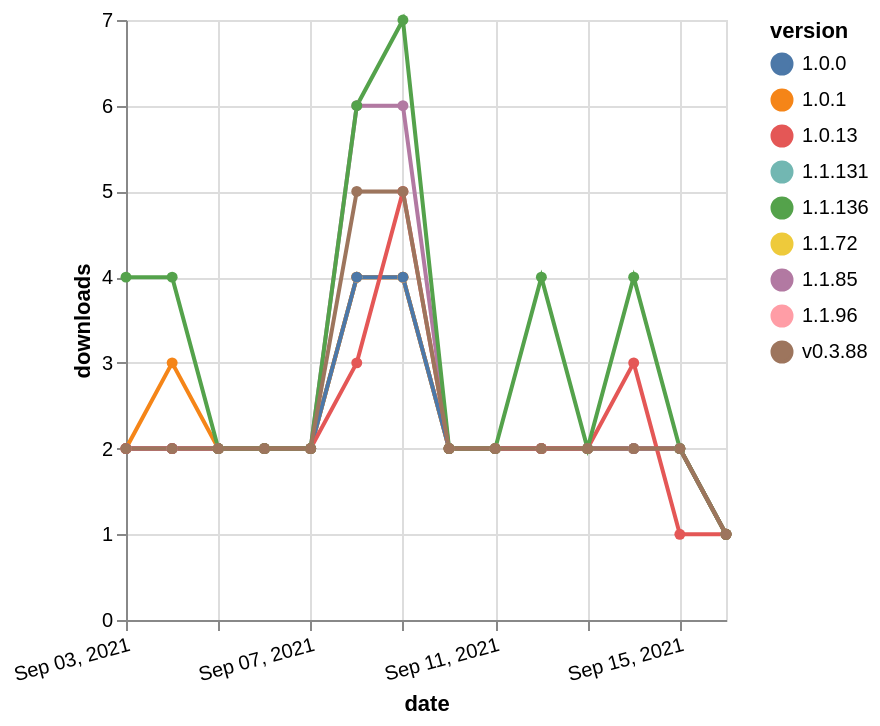

Specify this chart in Vega-Lite:
### Vega-Lite specification from a JSON file in a GitHub repository (floating-point values rounded to 4 significant figures)
{"$schema": "https://vega.github.io/schema/vega-lite/v5.json", "description": "A simple bar chart with embedded data.", "data": {"values": [{"date": "2021-09-03", "total": 509, "delta": 2, "version": "1.1.131"}, {"date": "2021-09-04", "total": 511, "delta": 2, "version": "1.1.131"}, {"date": "2021-09-05", "total": 513, "delta": 2, "version": "1.1.131"}, {"date": "2021-09-06", "total": 515, "delta": 2, "version": "1.1.131"}, {"date": "2021-09-07", "total": 517, "delta": 2, "version": "1.1.131"}, {"date": "2021-09-08", "total": 521, "delta": 4, "version": "1.1.131"}, {"date": "2021-09-09", "total": 525, "delta": 4, "version": "1.1.131"}, {"date": "2021-09-10", "total": 527, "delta": 2, "version": "1.1.131"}, {"date": "2021-09-11", "total": 529, "delta": 2, "version": "1.1.131"}, {"date": "2021-09-12", "total": 531, "delta": 2, "version": "1.1.131"}, {"date": "2021-09-13", "total": 533, "delta": 2, "version": "1.1.131"}, {"date": "2021-09-14", "total": 535, "delta": 2, "version": "1.1.131"}, {"date": "2021-09-15", "total": 537, "delta": 2, "version": "1.1.131"}, {"date": "2021-09-16", "total": 538, "delta": 1, "version": "1.1.131"}, {"date": "2021-09-03", "total": 1242, "delta": 2, "version": "1.1.72"}, {"date": "2021-09-04", "total": 1244, "delta": 2, "version": "1.1.72"}, {"date": "2021-09-05", "total": 1246, "delta": 2, "version": "1.1.72"}, {"date": "2021-09-06", "total": 1248, "delta": 2, "version": "1.1.72"}, {"date": "2021-09-07", "total": 1250, "delta": 2, "version": "1.1.72"}, {"date": "2021-09-08", "total": 1254, "delta": 4, "version": "1.1.72"}, {"date": "2021-09-09", "total": 1258, "delta": 4, "version": "1.1.72"}, {"date": "2021-09-10", "total": 1260, "delta": 2, "version": "1.1.72"}, {"date": "2021-09-11", "total": 1262, "delta": 2, "version": "1.1.72"}, {"date": "2021-09-12", "total": 1264, "delta": 2, "version": "1.1.72"}, {"date": "2021-09-13", "total": 1266, "delta": 2, "version": "1.1.72"}, {"date": "2021-09-14", "total": 1268, "delta": 2, "version": "1.1.72"}, {"date": "2021-09-15", "total": 1270, "delta": 2, "version": "1.1.72"}, {"date": "2021-09-16", "total": 1271, "delta": 1, "version": "1.1.72"}, {"date": "2021-09-03", "total": 895, "delta": 2, "version": "1.1.96"}, {"date": "2021-09-04", "total": 897, "delta": 2, "version": "1.1.96"}, {"date": "2021-09-05", "total": 899, "delta": 2, "version": "1.1.96"}, {"date": "2021-09-06", "total": 901, "delta": 2, "version": "1.1.96"}, {"date": "2021-09-07", "total": 903, "delta": 2, "version": "1.1.96"}, {"date": "2021-09-08", "total": 907, "delta": 4, "version": "1.1.96"}, {"date": "2021-09-09", "total": 911, "delta": 4, "version": "1.1.96"}, {"date": "2021-09-10", "total": 913, "delta": 2, "version": "1.1.96"}, {"date": "2021-09-11", "total": 915, "delta": 2, "version": "1.1.96"}, {"date": "2021-09-12", "total": 917, "delta": 2, "version": "1.1.96"}, {"date": "2021-09-13", "total": 919, "delta": 2, "version": "1.1.96"}, {"date": "2021-09-14", "total": 921, "delta": 2, "version": "1.1.96"}, {"date": "2021-09-15", "total": 923, "delta": 2, "version": "1.1.96"}, {"date": "2021-09-16", "total": 924, "delta": 1, "version": "1.1.96"}, {"date": "2021-09-03", "total": 1600, "delta": 2, "version": "1.0.1"}, {"date": "2021-09-04", "total": 1603, "delta": 3, "version": "1.0.1"}, {"date": "2021-09-05", "total": 1605, "delta": 2, "version": "1.0.1"}, {"date": "2021-09-06", "total": 1607, "delta": 2, "version": "1.0.1"}, {"date": "2021-09-07", "total": 1609, "delta": 2, "version": "1.0.1"}, {"date": "2021-09-08", "total": 1613, "delta": 4, "version": "1.0.1"}, {"date": "2021-09-09", "total": 1617, "delta": 4, "version": "1.0.1"}, {"date": "2021-09-10", "total": 1619, "delta": 2, "version": "1.0.1"}, {"date": "2021-09-11", "total": 1621, "delta": 2, "version": "1.0.1"}, {"date": "2021-09-12", "total": 1623, "delta": 2, "version": "1.0.1"}, {"date": "2021-09-13", "total": 1625, "delta": 2, "version": "1.0.1"}, {"date": "2021-09-14", "total": 1627, "delta": 2, "version": "1.0.1"}, {"date": "2021-09-15", "total": 1629, "delta": 2, "version": "1.0.1"}, {"date": "2021-09-16", "total": 1630, "delta": 1, "version": "1.0.1"}, {"date": "2021-09-03", "total": 1594, "delta": 2, "version": "1.0.0"}, {"date": "2021-09-04", "total": 1596, "delta": 2, "version": "1.0.0"}, {"date": "2021-09-05", "total": 1598, "delta": 2, "version": "1.0.0"}, {"date": "2021-09-06", "total": 1600, "delta": 2, "version": "1.0.0"}, {"date": "2021-09-07", "total": 1602, "delta": 2, "version": "1.0.0"}, {"date": "2021-09-08", "total": 1606, "delta": 4, "version": "1.0.0"}, {"date": "2021-09-09", "total": 1610, "delta": 4, "version": "1.0.0"}, {"date": "2021-09-10", "total": 1612, "delta": 2, "version": "1.0.0"}, {"date": "2021-09-11", "total": 1614, "delta": 2, "version": "1.0.0"}, {"date": "2021-09-12", "total": 1616, "delta": 2, "version": "1.0.0"}, {"date": "2021-09-13", "total": 1618, "delta": 2, "version": "1.0.0"}, {"date": "2021-09-14", "total": 1620, "delta": 2, "version": "1.0.0"}, {"date": "2021-09-15", "total": 1622, "delta": 2, "version": "1.0.0"}, {"date": "2021-09-16", "total": 1623, "delta": 1, "version": "1.0.0"}, {"date": "2021-09-03", "total": 1335, "delta": 2, "version": "1.1.85"}, {"date": "2021-09-04", "total": 1337, "delta": 2, "version": "1.1.85"}, {"date": "2021-09-05", "total": 1339, "delta": 2, "version": "1.1.85"}, {"date": "2021-09-06", "total": 1341, "delta": 2, "version": "1.1.85"}, {"date": "2021-09-07", "total": 1343, "delta": 2, "version": "1.1.85"}, {"date": "2021-09-08", "total": 1349, "delta": 6, "version": "1.1.85"}, {"date": "2021-09-09", "total": 1355, "delta": 6, "version": "1.1.85"}, {"date": "2021-09-10", "total": 1357, "delta": 2, "version": "1.1.85"}, {"date": "2021-09-11", "total": 1359, "delta": 2, "version": "1.1.85"}, {"date": "2021-09-12", "total": 1361, "delta": 2, "version": "1.1.85"}, {"date": "2021-09-13", "total": 1363, "delta": 2, "version": "1.1.85"}, {"date": "2021-09-14", "total": 1365, "delta": 2, "version": "1.1.85"}, {"date": "2021-09-15", "total": 1367, "delta": 2, "version": "1.1.85"}, {"date": "2021-09-16", "total": 1368, "delta": 1, "version": "1.1.85"}, {"date": "2021-09-03", "total": 1417, "delta": 2, "version": "1.0.13"}, {"date": "2021-09-04", "total": 1419, "delta": 2, "version": "1.0.13"}, {"date": "2021-09-05", "total": 1421, "delta": 2, "version": "1.0.13"}, {"date": "2021-09-06", "total": 1423, "delta": 2, "version": "1.0.13"}, {"date": "2021-09-07", "total": 1425, "delta": 2, "version": "1.0.13"}, {"date": "2021-09-08", "total": 1428, "delta": 3, "version": "1.0.13"}, {"date": "2021-09-09", "total": 1433, "delta": 5, "version": "1.0.13"}, {"date": "2021-09-10", "total": 1435, "delta": 2, "version": "1.0.13"}, {"date": "2021-09-11", "total": 1437, "delta": 2, "version": "1.0.13"}, {"date": "2021-09-12", "total": 1439, "delta": 2, "version": "1.0.13"}, {"date": "2021-09-13", "total": 1441, "delta": 2, "version": "1.0.13"}, {"date": "2021-09-14", "total": 1444, "delta": 3, "version": "1.0.13"}, {"date": "2021-09-15", "total": 1445, "delta": 1, "version": "1.0.13"}, {"date": "2021-09-16", "total": 1446, "delta": 1, "version": "1.0.13"}, {"date": "2021-09-03", "total": 673, "delta": 4, "version": "1.1.136"}, {"date": "2021-09-04", "total": 677, "delta": 4, "version": "1.1.136"}, {"date": "2021-09-05", "total": 679, "delta": 2, "version": "1.1.136"}, {"date": "2021-09-06", "total": 681, "delta": 2, "version": "1.1.136"}, {"date": "2021-09-07", "total": 683, "delta": 2, "version": "1.1.136"}, {"date": "2021-09-08", "total": 689, "delta": 6, "version": "1.1.136"}, {"date": "2021-09-09", "total": 696, "delta": 7, "version": "1.1.136"}, {"date": "2021-09-10", "total": 698, "delta": 2, "version": "1.1.136"}, {"date": "2021-09-11", "total": 700, "delta": 2, "version": "1.1.136"}, {"date": "2021-09-12", "total": 704, "delta": 4, "version": "1.1.136"}, {"date": "2021-09-13", "total": 706, "delta": 2, "version": "1.1.136"}, {"date": "2021-09-14", "total": 710, "delta": 4, "version": "1.1.136"}, {"date": "2021-09-15", "total": 712, "delta": 2, "version": "1.1.136"}, {"date": "2021-09-16", "total": 713, "delta": 1, "version": "1.1.136"}, {"date": "2021-09-03", "total": 1819, "delta": 2, "version": "v0.3.88"}, {"date": "2021-09-04", "total": 1821, "delta": 2, "version": "v0.3.88"}, {"date": "2021-09-05", "total": 1823, "delta": 2, "version": "v0.3.88"}, {"date": "2021-09-06", "total": 1825, "delta": 2, "version": "v0.3.88"}, {"date": "2021-09-07", "total": 1827, "delta": 2, "version": "v0.3.88"}, {"date": "2021-09-08", "total": 1832, "delta": 5, "version": "v0.3.88"}, {"date": "2021-09-09", "total": 1837, "delta": 5, "version": "v0.3.88"}, {"date": "2021-09-10", "total": 1839, "delta": 2, "version": "v0.3.88"}, {"date": "2021-09-11", "total": 1841, "delta": 2, "version": "v0.3.88"}, {"date": "2021-09-12", "total": 1843, "delta": 2, "version": "v0.3.88"}, {"date": "2021-09-13", "total": 1845, "delta": 2, "version": "v0.3.88"}, {"date": "2021-09-14", "total": 1847, "delta": 2, "version": "v0.3.88"}, {"date": "2021-09-15", "total": 1849, "delta": 2, "version": "v0.3.88"}, {"date": "2021-09-16", "total": 1850, "delta": 1, "version": "v0.3.88"}]}, "width": "container", "mark": {"type": "line", "point": {"filled": true}}, "encoding": {"x": {"field": "date", "type": "temporal", "timeUnit": "yearmonthdate", "title": "date", "axis": {"labelAngle": -15}}, "y": {"field": "delta", "type": "quantitative", "title": "downloads"}, "color": {"field": "version", "type": "nominal"}, "tooltip": {"field": "delta"}}}
